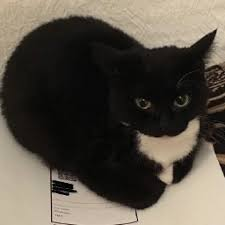
#> input picture Src/18- CIFAR10/Predict-Pictures/cat-1.jpg, 225 x 225 px; its folder holds 3 pictures in this run
$ python rescale-images.py
#> lines starting #> are read from the running program, lines starting #| are printed output that depends on the picture
from PIL import Image
import glob

for path in glob.glob('Predict-Pictures/*.*'):
    image = Image.open(path)
#> image is the input picture: PIL image 225x225 RGB; mean R, G, B 88.6, 81.4, 70.9
    resized_image = image.resize((32, 32))
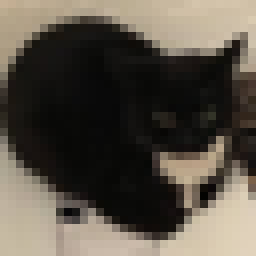
#> resized_image: PIL image 32x32 RGB (shown 8 times larger); mean R, G, B 88.6, 81.5, 70.9
    image.close()
    """
    index = path.rindex('.')
    jpeg_path = path[:index] + '.jpg'
    resized_image.save(jpeg_path)
    """

    resized_image.save(path)
#> pass 2 of the loop `for path in glob.glob('Predict-Pictures/*.*'):`:
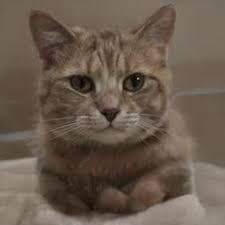
#> input picture Src/18- CIFAR10/Predict-Pictures/cat-2.jpg, 225 x 225 px
#> image is the input picture: PIL image 225x225 RGB; mean R, G, B 105.5, 90.1, 77.3
#> `resized_image = image.resize((32, 32))`:
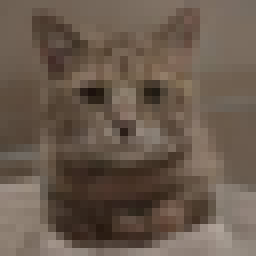
#> resized_image: PIL image 32x32 RGB (shown 8 times larger); mean R, G, B 105.5, 90.1, 77.3
